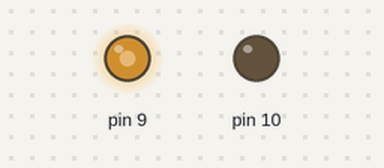
Simulated run of this sketch. Board: Arduino Uno, built with avr-gcc and run on an emulated ATmega328P. On the bench: output pins drawn as LEDs (lit = HIGH).

Above: at 0.1 s.
Timing chart, 0 to 1.6 s (numbered marks = the images above):
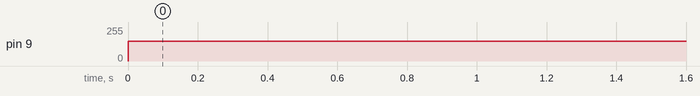

The sketch:

pwm_test.ino
```cpp
void setup() {
  pinMode(9,OUTPUT);
  pinMode(10,OUTPUT);

}

void loop() {
  analogWrite(9, 150);
  digitalWrite(10, 0);

}
```

Measured:
- by itself, pin 9: 0/255 → 150/255 at 0.00 s
